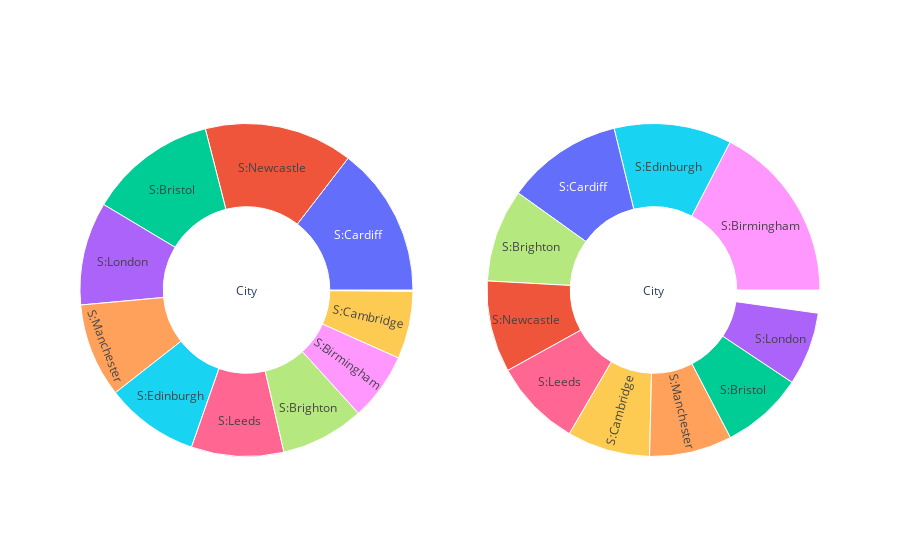

This figure's notebook cell:
### Markdown cell above
# Sunburst Chart - Train Tickets from Source to Destination Cities

### Code cell
#For Train tickets
labels=list(df['Destination_City'])
parents=list(df['Source_City'])
value=list(df['Train Tickets'])
value_time=list(df['Train Time'])

labels,parents,value,value_time=input_to_sunburst(labels,parents,value,value_time)

fig = make_subplots(1, 2, specs=[[{"type": "domain"}, {"type": "domain"}]],)
fig.add_trace(go.Sunburst(
        labels=labels,
        parents=parents,
        values=value,
        hovertemplate="Price:<b>%{value}",
        maxdepth=2
    ),1,1)

fig.add_trace(go.Sunburst(
        labels=labels,
        parents=parents,
        values=value_time,
        hovertemplate="Price:<b>%{value}",
        maxdepth=2
    ),1,2)

fig.show()

### Figure 1 — Plotly figure (JSON) as saved in the notebook; plotly's stock layout.template omitted (floating-point values rounded to 4 significant figures)
{"data": [{"domain": {"x": [0, 0.45], "y": [0, 1]}, "hovertemplate": "Price:<b>%{value}", "labels": ["City", "S:Newcastle", "S:Manchester", "S:London", "S:Leeds", "S:Edinburgh", "S:Cardiff", "S:Cambridge", "S:Bristol", "S:Brighton", "S:Birmingham", "D:Leicester", "D:Cambridge", "D:London", "D:Newcastle", "D:Manchester", "D:Edinburgh", "D:Brighton", "D:Bristol", "D:Birmingham", "D:Leeds", "D:Cardiff", "D:Leicester", "D:London", "D:Manchester", "D:Edinburgh", "D:Brighton", "D:Bristol", "D:Birmingham", "D:Leeds", "D:Cardiff", "D:Leicester", "D:Cambridge", "D:Newcastle", "D:Manchester", "D:Edinburgh", "D:Brighton", "D:Bristol", "D:Birmingham", "D:Leeds", "D:Cardiff", "D:Leicester", "D:Cambridge", "D:London", "D:Manchester", "D:Edinburgh", "D:Brighton", "D:Bristol", "D:Birmingham", "D:Leeds", "D:Cardiff", "D:Leicester", "D:Cambridge", "D:London", "D:Newcastle", "D:Edinburgh", "D:Brighton", "D:Bristol", "D:Birmingham", "D:Cardiff", "D:Leicester", "D:Cambridge", "D:London", "D:Newcastle", "D:Manchester", "D:Brighton", "D:Bristol", "D:Birmingham", "D:Leeds", "D:Leicester", "D:Cambridge", "D:London", "D:Newcastle", "D:Manchester", "D:Edinburgh", "D:Bristol", "D:Birmingham", "D:Leeds", "D:Cardiff", "D:Cambridge", "D:London", "D:Newcastle", "D:Manchester", "D:Edinburgh", "D:Brighton", "D:Birmingham", "D:Leeds", "D:Cardiff", "D:Leicester", "D:London", "D:Newcastle", "D:Manchester", "D:Edinburgh", "D:Brighton", "D:Bristol", "D:Leeds", "D:Cardiff", "D:Leicester", "D:Cambridge", "D:Newcastle", "D:Manchester", "D:Edinburgh", "D:Brighton", "D:Bristol", "D:Birmingham"], "maxdepth": 2, "parents": ["", "City", "City", "City", "City", "City", "City", "City", "City", "City", "City", "S:Cardiff", "S:Cardiff", "S:Cardiff", "S:Cardiff", "S:Cardiff", "S:Cardiff", "S:Cardiff", "S:Cardiff", "S:Cardiff", "S:Cardiff", "S:Cambridge", "S:Cambridge", "S:Cambridge", "S:Cambridge", "S:Cambridge", "S:Cambridge", "S:Cambridge", "S:Cambridge", "S:Cambridge", "S:London", "S:London", "S:London", "S:London", "S:London", "S:London", "S:London", "S:London", "S:London", "S:London", "S:Newcastle", "S:Newcastle", "S:Newcastle", "S:Newcastle", "S:Newcastle", "S:Newcastle", "S:Newcastle", "S:Newcastle", "S:Newcastle", "S:Newcastle", "S:Manchester", "S:Manchester", "S:Manchester", "S:Manchester", "S:Manchester", "S:Manchester", "S:Manchester", "S:Manchester", "S:Manchester", "S:Edinburgh", "S:Edinburgh", "S:Edinburgh", "S:Edinburgh", "S:Edinburgh", "S:Edinburgh", "S:Edinburgh", "S:Edinburgh", "S:Edinburgh", "S:Edinburgh", "S:Brighton", "S:Brighton", "S:Brighton", "S:Brighton", "S:Brighton", "S:Brighton", "S:Brighton", "S:Brighton", "S:Brighton", "S:Bristol", "S:Bristol", "S:Bristol", "S:Bristol", "S:Bristol", "S:Bristol", "S:Bristol", "S:Bristol", "S:Bristol", "S:Birmingham", "S:Birmingham", "S:Birmingham", "S:Birmingham", "S:Birmingham", "S:Birmingham", "S:Birmingham", "S:Birmingham", "S:Birmingham", "S:Leeds", "S:Leeds", "S:Leeds", "S:Leeds", "S:Leeds", "S:Leeds", "S:Leeds", "S:Leeds", "S:Leeds"], "type": "sunburst", "values": [10, 10, 10, 10, 10, 10, 10, 10, 10, 10, 10, 108.8, 87, 102, 182.4, 42.5, 201, 141, 12, 63, 138, 67.15, 50.75, 16, 36.18, 63, 49.17, 85.15, 62.45, 50, 102, 46.15, 10, 56.5, 148, 230, 25, 95.15, 9.14, 17, 169.3, 150.2, 112, 124, 31.6, 23.2, 132, 132, 159.9, 35.16, 37.19, 5.15, 69.16, 153, 38.16, 24.15, 213.2, 92.3, 41, 95, 148.2, 63, 55, 12.17, 25.15, 84, 102.2, 39, 44.17, 30.13, 49.17, 25, 82, 166, 84, 55.15, 56.15, 49.15, 11, 120, 103, 102.9, 44.18, 215, 122, 76.18, 125.7, 59.05, 19.99, 20, 115.2, 29.5, 39, 69.15, 56.18, 74.15, 65.1, 57.16, 99.19, 30.13, 5.15, 89.15, 120.1, 129.9, 65.16]}, {"domain": {"x": [0.55, 1], "y": [0, 1]}, "hovertemplate": "Price:<b>%{value}", "labels": ["City", "S:Newcastle", "S:Manchester", "S:London", "S:Leeds", "S:Edinburgh", "S:Cardiff", "S:Cambridge", "S:Bristol", "S:Brighton", "S:Birmingham", "D:Leicester", "D:Cambridge", "D:London", "D:Newcastle", "D:Manchester", "D:Edinburgh", "D:Brighton", "D:Bristol", "D:Birmingham", "D:Leeds", "D:Cardiff", "D:Leicester", "D:London", "D:Manchester", "D:Edinburgh", "D:Brighton", "D:Bristol", "D:Birmingham", "D:Leeds", "D:Cardiff", "D:Leicester", "D:Cambridge", "D:Newcastle", "D:Manchester", "D:Edinburgh", "D:Brighton", "D:Bristol", "D:Birmingham", "D:Leeds", "D:Cardiff", "D:Leicester", "D:Cambridge", "D:London", "D:Manchester", "D:Edinburgh", "D:Brighton", "D:Bristol", "D:Birmingham", "D:Leeds", "D:Cardiff", "D:Leicester", "D:Cambridge", "D:London", "D:Newcastle", "D:Edinburgh", "D:Brighton", "D:Bristol", "D:Birmingham", "D:Cardiff", "D:Leicester", "D:Cambridge", "D:London", "D:Newcastle", "D:Manchester", "D:Brighton", "D:Bristol", "D:Birmingham", "D:Leeds", "D:Leicester", "D:Cambridge", "D:London", "D:Newcastle", "D:Manchester", "D:Edinburgh", "D:Bristol", "D:Birmingham", "D:Leeds", "D:Cardiff", "D:Cambridge", "D:London", "D:Newcastle", "D:Manchester", "D:Edinburgh", "D:Brighton", "D:Birmingham", "D:Leeds", "D:Cardiff", "D:Leicester", "D:London", "D:Newcastle", "D:Manchester", "D:Edinburgh", "D:Brighton", "D:Bristol", "D:Leeds", "D:Cardiff", "D:Leicester", "D:Cambridge", "D:Newcastle", "D:Manchester", "D:Edinburgh", "D:Brighton", "D:Bristol", "D:Birmingham"], "maxdepth": 2, "parents": ["", "City", "City", "City", "City", "City", "City", "City", "City", "City", "City", "S:Cardiff", "S:Cardiff", "S:Cardiff", "S:Cardiff", "S:Cardiff", "S:Cardiff", "S:Cardiff", "S:Cardiff", "S:Cardiff", "S:Cardiff", "S:Cambridge", "S:Cambridge", "S:Cambridge", "S:Cambridge", "S:Cambridge", "S:Cambridge", "S:Cambridge", "S:Cambridge", "S:Cambridge", "S:London", "S:London", "S:London", "S:London", "S:London", "S:London", "S:London", "S:London", "S:London", "S:London", "S:Newcastle", "S:Newcastle", "S:Newcastle", "S:Newcastle", "S:Newcastle", "S:Newcastle", "S:Newcastle", "S:Newcastle", "S:Newcastle", "S:Newcastle", "S:Manchester", "S:Manchester", "S:Manchester", "S:Manchester", "S:Manchester", "S:Manchester", "S:Manchester", "S:Manchester", "S:Manchester", "S:Edinburgh", "S:Edinburgh", "S:Edinburgh", "S:Edinburgh", "S:Edinburgh", "S:Edinburgh", "S:Edinburgh", "S:Edinburgh", "S:Edinburgh", "S:Edinburgh", "S:Brighton", "S:Brighton", "S:Brighton", "S:Brighton", "S:Brighton", "S:Brighton", "S:Brighton", "S:Brighton", "S:Brighton", "S:Bristol", "S:Bristol", "S:Bristol", "S:Bristol", "S:Bristol", "S:Bristol", "S:Bristol", "S:Bristol", "S:Bristol", "S:Birmingham", "S:Birmingham", "S:Birmingham", "S:Birmingham", "S:Birmingham", "S:Birmingham", "S:Birmingham", "S:Birmingham", "S:Birmingham", "S:Leeds", "S:Leeds", "S:Leeds", "S:Leeds", "S:Leeds", "S:Leeds", "S:Leeds", "S:Leeds", "S:Leeds"], "type": "sunburst", "values": [10, 10, 10, 10, 10, 10, 10, 10, 10, 10, 10, 3.24, 4.15, 1.59, 11.51, 3.34, 6.38, 4, 0.35, 1.99, 4, 3.59, 1.15, 1.13, 4.22, 4.8, 2.27, 3.16, 2.14, 3.6, 2.5, 1.18, 1.22, 3.24, 2.11, 4.47, 1.24, 1.22, 2.5, 2.18, 4.21, 2.15, 3.39, 3.17, 2.2, 1.39, 4.4, 4.49, 3.22, 1.21, 3.49, 1.24, 4.15, 2.15, 2.3, 3.28, 4.7, 3.5, 1.14, 3.16, 4.56, 5.12, 5.15, 1.26, 3.23, 6.23, 5.5, 4.3, 2.57, 2.08, 2.46, 1.25, 4.04, 3.55, 6.13, 3.13, 3.2, 4.6, 0.59, 2.9, 1.28, 4.2, 3, 5.15, 3.18, 2.2, 3.3, 1.9, 49, 2.5, 3.25, 1.55, 4.3, 2.59, 1.23, 1.58, 5.21, 2.15, 5.16, 1.36, 1.13, 2.48, 6.22, 3.38, 1.15]}], "layout": {}}
